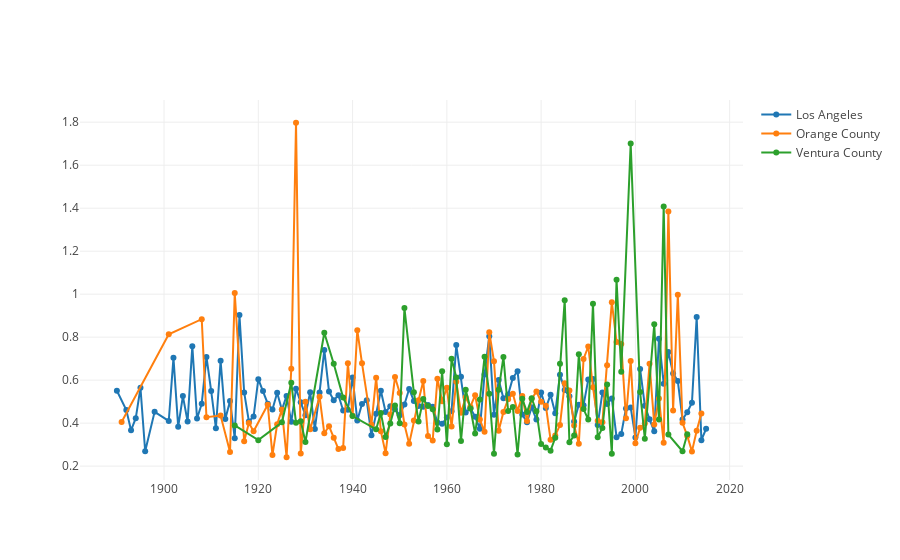

Notebook code cell kept with this figure:
### Markdown cell above
### An important note:  
- Ventura Country has **Spikes** means Zillow Estimation Inaccurate

### Code cell
import plotly # visualization
from plotly.graph_objs import Scatter, Figure, Layout # visualization
from plotly.offline import download_plotlyjs, init_notebook_mode, plot,iplot # visualization
import plotly.figure_factory as ff # visualization
import plotly.graph_objs as go # visualization
init_notebook_mode(connected=True) # visualization

worst_prediction = df_train['abs_logerror'].quantile(q=.95)


trace0 = go.Scatter(
    y = df_train[(df_train['fips']==6037)&(df_train['abs_logerror']>worst_prediction)].\
                groupby('yearbuilt')['abs_logerror'].mean(),
    x = df_train[(df_train['fips']==6037)&(df_train['abs_logerror']>worst_prediction)].\
                groupby('yearbuilt')['abs_logerror'].mean().index,
    mode = 'lines+markers',
    name = "Los Angeles", 
)
trace1 = go.Scatter(
    y = df_train[(df_train['fips']==6059)&(df_train['abs_logerror']>worst_prediction)].\
                groupby('yearbuilt')['abs_logerror'].mean(),
    x = df_train[(df_train['fips']==6059)&(df_train['abs_logerror']>worst_prediction)].\
                groupby('yearbuilt')['abs_logerror'].mean().index,
    mode = 'lines+markers',
    name = "Orange County"
)
trace2 = go.Scatter(
    y = df_train[(df_train['fips']==6111)&(df_train['abs_logerror']>worst_prediction)].\
                groupby('yearbuilt')['abs_logerror'].mean(),
    x = df_train[(df_train['fips']==6111)&(df_train['abs_logerror']>worst_prediction)].\
                groupby('yearbuilt')['abs_logerror'].mean().index,
    mode = 'lines+markers',
    name = "Ventura County"
)
data = [trace0, trace1, trace2]

plotly.offline.iplot(data, filename='line-mode')
